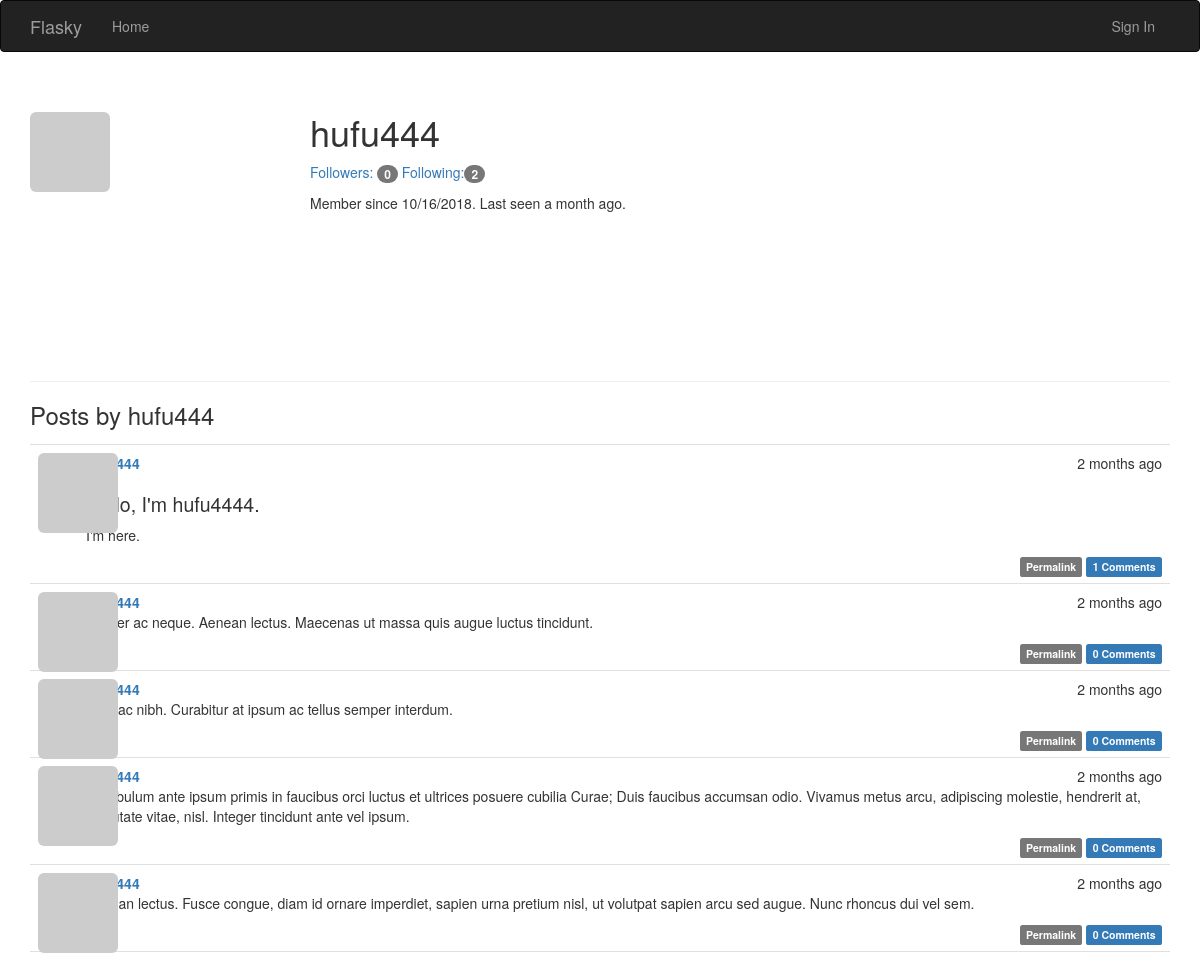
The app's page /user/hufu444 with its own data.
### app/models.py (models this page shows, shortened)
class User(UserMixin, db.Model):
    __tablename__ = 'users'
    id = db.Column(db.Integer, primary_key=True)
    email = db.Column(db.String(64), unique=True, index=True)
    username = db.Column(db.String(64), unique=True, index=True)
    password_hash = db.Column(db.String(128))
    role_id = db.Column(db.Integer, db.ForeignKey('roles.id'))
    avatar_hash = db.Column(db.String(32))
    confirmed = db.Column(db.Boolean, default=False)
    name = db.Column(db.String(64))
    location = db.Column(db.String(64))
    about_me = db.Column(db.Text())
    member_since = db.Column(db.DateTime(), default=datetime.utcnow)
    last_seen = db.Column(db.DateTime(), default=datetime.utcnow)
    posts = db.relationship('Post', backref='author', lazy='dynamic')
    followed = db.relationship('Follow', foreign_keys=[Follow.follower_id], backref=db.backref('follower', lazy='joined'),
        lazy='dynamic', cascade='all, delete-orphan')
    followers = db.relationship('Follow', foreign_keys=[Follow.followed_id], backref=db.backref('followed', lazy='joined'),
        lazy='dynamic', cascade='all, delete-orphan')
    comments = db.relationship('Comment', backref='author', lazy='dynamic')
    def gravatar(self, size=100, default='identicon', rating='g'):
        url = 'https://secure.gravatar.com/avatar'
        hash = self.avatar_hash or self.gravatar_hash()
        return '{url}/{hash}?s={size}&d={default}&r={rating}'.format(url=url, hash=hash, size=size, default=default, rating=rating)
    @property
    def password(self):
        raise AttributeError('password is not a readable attribute')
    @password.setter
    def password(self, password):
        self.password_hash = generate_password_hash(password)
    '''@staticmethod
    def generate_fake(count=100):
        from sqlalchemy.exc import IntegrityError
        from random import seed
        import forgery_py

        seed()
        #r = Role.query.filter_by(name='User').first()
        for i in range(count):
            u = User(email=forgery_py.internet.email_address(),
                username=forgery_py.internet.user_name(True),
                password=forgery_py.lorem_ipsum.word(),
                #role= r,
                confirmed=True,
                name=forgery_py.name.full_name(),
                location=forgery_py.address.city(),
                about_me=forgery_py.lorem_ipsum.sentence(),
                member_since=forgery_py.date.date(True))
            db.session.add(u)
            try:
                db.session.commit()
            except:
                db.session.rollback()'''

class Post(db.Model):
    __tablename__ = "posts"
    id = db.Column(db.Integer, primary_key=True)
    body = db.Column(db.Text)
    body_html = db.Column(db.Text)
    timestamp = db.Column(db.DateTime, index=True, default=datetime.utcnow)
    author_id = db.Column(db.Integer, db.ForeignKey('users.id'))
    comments = db.relationship('Comment', backref='post', lazy='dynamic')
    '''@staticmethod
    def generate_fake(count=100):
        from random import seed, randint
        import forgery_py

        seed()
        user_count = User.query.count()
        for i in range(count):
            u = User.query.offset(randint(0, user_count - 1)).first()
            p = Post(body=forgery_py.lorem_ipsum.sentences(randint(1, 3)),
                timestamp=forgery_py.date.date(True),
                author=u)
            db.session.add(p)
            db.session.commit()'''

### app/main/views.py (the view)
@main.route('/user/<username>')
def user(username):
    user = User.query.filter_by(username=username).first()
    if user is None:
        abort(404)
    posts = user.posts.order_by(Post.timestamp.desc()).all()
    return render_template('user.html', user=user, posts=posts)

### app/auth/views.py (called while the page is built)
@auth.before_app_request
def before_request():
    if current_user.is_authenticated:
        current_user.ping()
        if not current_user.confirmed and request.endpoint[:5] != 'auth.':
            return redirect(url_for('auth.unconfirmed'))

### app/main/__init__.py (called while the page is built)
@main.app_context_processor
def inject_permissions():
    return dict(Permission=Permission)

### app/main/views.py (called while the page is built)
@main.after_app_request
def after_request(response):
    for query in get_debug_queries():
        if query.duration >= current_app.config['FLASKY_SLOW_DB_QUERY_TIME']:
            current_app.logger.warning(
                'Slow query: %s\nParameters: %s\nDuration: %fs\nContext: %s\n' %
                (query.statement, query.parameters, query.duration, query.context))
    return response

### app/models.py (called while the page is built)
    def can(self, permissions):
        return False

    def is_administrator(self):
        return False

### app/templates/user.html (shortened to what this page needs)
{% extends "base.html" %}
{% block page_content %}
<div class="page-header">
<img class="img-rounded profile-thumbnail" src="{{user.gravatar(size=256)}}">
<div class="profile-header">
<h1>{{ user.username }}</h1>
<p>
<a href="{{url_for('.followers', username=user.username)}}">Followers: <span class="badge">{{user.followers.count()-1}}
</span></a>
<a href="{{url_for('.followed_by', username=user.username)}}">Following:<span class="badge">
{{user.followed.count()-1}}</span></a>
</p>
<p>Member since {{moment(user.member_since).format('L')}}.
Last seen {{moment(user.last_seen).fromNow()}}.</p>
</div>
</div>
<h3>Posts by {{user.username}}</h3>
{% include '_posts.html' %}
{% endblock %}

### app/templates/_posts.html (shortened to what this page needs)
<ul class="posts">
{% for post in posts %}
<li class="post">
<div class="post-thumbnail">
<a href="{{url_for('.user', username=post.author.username)}}"><img class="img-rounded profile-thumbnail"
    src="{{post.author.gravatar(size=40)}}"></a>
</div>
<div class="post-content">
<div class="post-date">{{moment(post.timestamp).fromNow()}}</div>
<div class="post-author">
<a href="{{url_for('.user', username=post.author.username)}}">{{post.author.username}}</a>
</div>
<div class="post-body">
{% if post.body_html %}
{{post.body_html | safe}}
{% else %}
{{post.body}}
{% endif %}
</div>
<div class="post-footer">
<a href="{{url_for('.post', id=post.id)}}">
<span class="label label-default">Permalink</span>
</a>
<a href="{{url_for('.post', id=post.id)}}#comments"><span class="label label-primary">
{{post.comments.count()}} Comments</span>
</a>
</div>
</div>
</li>
{% endfor %}
</ul>

### app/static/styles.css (style rules this page uses)
.profile-thumbnail { position: absolute; }
.profile-header { min-height: 260px; margin-left: 280px; }
ul.posts { list-style-type: none; padding: 0px; margin: 16px 0px 0px 0px; border-top: 1px solid #e0e0e0; }
ul.posts li.post { padding: 8px; border-bottom: 1px solid #e0e0e0; }
div.post-date { float: right; }
div.post-author { font-weight: bold; }
div.post-thumbnail { position: absolute; }
div.post-content { margin-left: 48px; min-height: 48px; }
div.post-footer { text-align: right; }
.post-body h1 { font-size: 140%; }

### records on screen
User: username "hufu444", member_since "10/16/2018", last_seen "a month ago"
Post: timestamp "2 months ago", body_html "Hello, I'm hufu4444. I'm here.", comments.count "1"
Post: timestamp "2 months ago", body_html "Integer ac neque. Aenean lectus. Maecenas ut massa quis augue luctus tincidunt.", comments.count "0"
Post: timestamp "2 months ago", body_html "Duis ac nibh. Curabitur at ipsum ac tellus semper interdum.", comments.count "0"
Post: timestamp "2 months ago", body_html "Vestibulum ante ipsum primis in faucibus orci luctus et ultrices posuere cubilia Curae; Duis faucibus accumsan odio. Vivamus metus arcu, adipiscing molestie, hendrerit at, vulputate vitae, nisl. Integer tincidunt ante vel ipsum.", comments.count "0"
Post: timestamp "2 months ago", body_html "Aenean lectus. Fusce congue, diam id ornare imperdiet, sapien urna pretium nisl, ut volutpat sapien arcu sed augue. Nunc rhoncus dui vel sem.", comments.count "0"

### other values on screen
{{ user.followers.count()-1 }} "0"
{{ user.followed.count()-1 }} "2"
